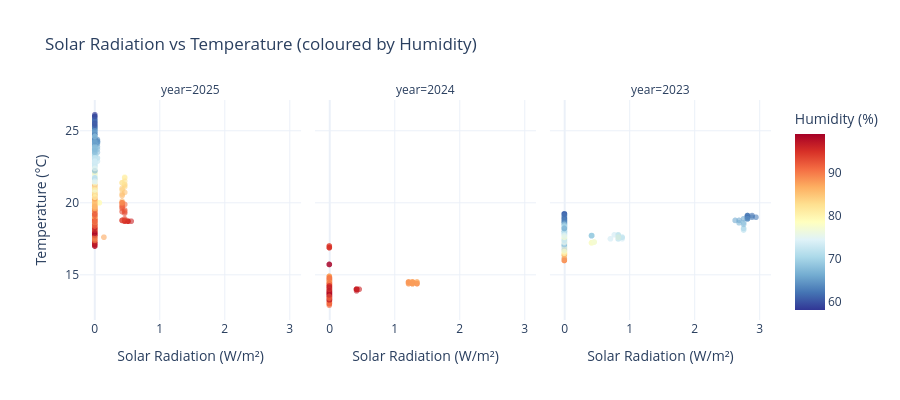

Here is the notebook cell this chart was saved with:
### Code cell
# ── Visual 5: Solar radiation vs temperature, coloured by humidity ────────────
sample = df.sample(min(8_000, len(df)), random_state=RANDOM_STATE)

fig_scatter = px.scatter(
    sample, x='SOLARRADIATION', y='temp_c',
    color='HUMIDITY', opacity=0.6,
    color_continuous_scale='RdYlBu_r',
    facet_col='year',
    labels={'SOLARRADIATION':'Solar Radiation (W/m²)',
            'temp_c':'Temperature (°C)',
            'HUMIDITY':'Humidity (%)'},
    title='Solar Radiation vs Temperature (coloured by Humidity)',
    template='plotly_white', height=400
)
fig_scatter.show()

### Figure 1 — Plotly figure (JSON) as saved in the notebook; plotly's stock layout.template omitted (floating-point values rounded to 4 significant figures; data arrays with more than 128 entries replaced by an {"elided": "..."} marker saying what was removed)
{"data": [{"hovertemplate": "year=2025<br>Solar Radiation (W/m²)=%{x}<br>Temperature (°C)=%{y}<br>Humidity (%)=%{marker.color}<extra></extra>", "legendgroup": "", "marker": {"color": {"elided": "2637 int values"}, "coloraxis": "coloraxis", "opacity": 0.6, "symbol": "circle"}, "mode": "markers", "name": "", "showlegend": false, "type": "scattergl", "x": {"elided": "2637 float values"}, "xaxis": "x", "y": {"elided": "2637 float values"}, "yaxis": "y"}, {"hovertemplate": "year=2024<br>Solar Radiation (W/m²)=%{x}<br>Temperature (°C)=%{y}<br>Humidity (%)=%{marker.color}<extra></extra>", "legendgroup": "", "marker": {"color": {"elided": "2662 int values"}, "coloraxis": "coloraxis", "opacity": 0.6, "symbol": "circle"}, "mode": "markers", "name": "", "showlegend": false, "type": "scattergl", "x": {"elided": "2662 float values"}, "xaxis": "x2", "y": {"elided": "2662 float values"}, "yaxis": "y2"}, {"hovertemplate": "year=2023<br>Solar Radiation (W/m²)=%{x}<br>Temperature (°C)=%{y}<br>Humidity (%)=%{marker.color}<extra></extra>", "legendgroup": "", "marker": {"color": {"elided": "2701 int values"}, "coloraxis": "coloraxis", "opacity": 0.6, "symbol": "circle"}, "mode": "markers", "name": "", "showlegend": false, "type": "scattergl", "x": {"elided": "2701 float values"}, "xaxis": "x3", "y": {"elided": "2701 float values"}, "yaxis": "y3"}], "layout": {"annotations": [{"font": {}, "showarrow": false, "text": "year=2025", "x": 0.16, "xanchor": "center", "xref": "paper", "y": 1, "yanchor": "bottom", "yref": "paper"}, {"font": {}, "showarrow": false, "text": "year=2024", "x": 0.5, "xanchor": "center", "xref": "paper", "y": 1, "yanchor": "bottom", "yref": "paper"}, {"font": {}, "showarrow": false, "text": "year=2023", "x": 0.84, "xanchor": "center", "xref": "paper", "y": 1, "yanchor": "bottom", "yref": "paper"}], "coloraxis": {"colorbar": {"title": {"text": "Humidity (%)"}}, "colorscale": [[0, "rgb(49,54,149)"], [0.1, "rgb(69,117,180)"], [0.2, "rgb(116,173,209)"], [0.3, "rgb(171,217,233)"], [0.4, "rgb(224,243,248)"], [0.5, "rgb(255,255,191)"], [0.6, "rgb(254,224,144)"], [0.7, "rgb(253,174,97)"], [0.8, "rgb(244,109,67)"], [0.9, "rgb(215,48,39)"], [1, "rgb(165,0,38)"]]}, "height": 400, "legend": {"tracegroupgap": 0}, "title": {"text": "Solar Radiation vs Temperature (coloured by Humidity)"}, "xaxis": {"anchor": "y", "domain": [0, 0.32], "title": {"text": "Solar Radiation (W/m²)"}}, "xaxis2": {"anchor": "y2", "domain": [0.34, 0.66], "matches": "x", "title": {"text": "Solar Radiation (W/m²)"}}, "xaxis3": {"anchor": "y3", "domain": [0.68, 1.0], "matches": "x", "title": {"text": "Solar Radiation (W/m²)"}}, "yaxis": {"anchor": "x", "domain": [0, 1], "title": {"text": "Temperature (°C)"}}, "yaxis2": {"anchor": "x2", "domain": [0, 1], "matches": "y", "showticklabels": false}, "yaxis3": {"anchor": "x3", "domain": [0, 1], "matches": "y", "showticklabels": false}}}
